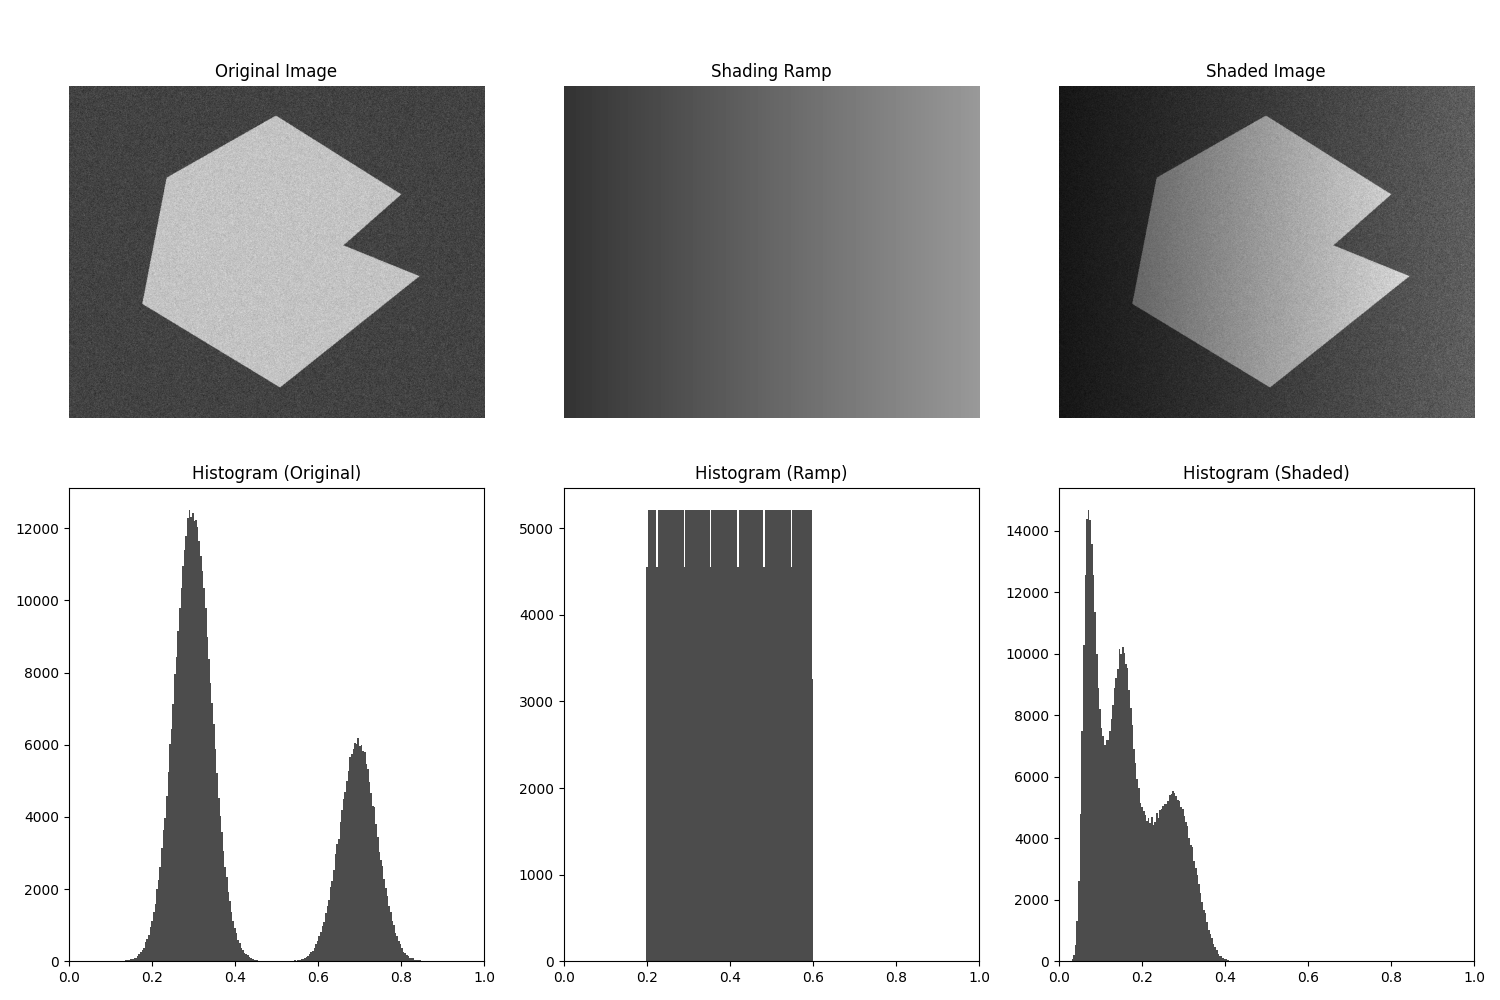

Reproduce this figure in Python.

import sys
import os
import numpy as np
import matplotlib.pyplot as plt
from skimage.io import imread
from skimage.util import img_as_float
from libDIPUM.ishade import ishade
from libDIPUM.data_path import dip_data

print("Running Figure1034 (Shading with ramp)...")

# Data
img_path = dip_data('Fig1036(b)(gaussian_noise_mean_0_std_10_added).tif')
fn_orig = imread(img_path)
if fn_orig.ndim == 3:
    fn_orig = fn_orig[:, :, 0]

M, N = fn_orig.shape

# r = ishade(M, N, 0.2, 0.6,'ramp', 0);
r = ishade(M, N, 0.2, 0.6, 'ramp', 0)

# fs=immultiply(im2double(fn),r);
fn = img_as_float(fn_orig)
fs = fn * r

# Display
fig, axes = plt.subplots(2, 3, figsize=(15, 10))
axes = axes.flatten()

axes[0].imshow(fn, cmap='gray')
axes[0].set_title('Original Image')
axes[0].axis('off')

axes[1].imshow(r, cmap='gray', vmin=0, vmax=1)
axes[1].set_title('Shading Ramp')
axes[1].axis('off')

axes[2].imshow(fs, cmap='gray')
axes[2].set_title('Shaded Image')
axes[2].axis('off')

# Histograms
# Range [0, 1]

axes[3].hist(fn.ravel(), bins=256, range=(0, 1), color='black', alpha=0.7)
axes[3].set_title('Histogram (Original)')
axes[3].set_xlim([0, 1])

axes[4].hist(r.ravel(), bins=256, range=(0, 1), color='black', alpha=0.7)
axes[4].set_title('Histogram (Ramp)')
axes[4].set_xlim([0, 1])

axes[5].hist(fs.ravel(), bins=256, range=(0, 1), color='black', alpha=0.7)
axes[5].set_title('Histogram (Shaded)')
axes[5].set_xlim([0, 1])

plt.tight_layout()
plt.savefig('Figure1034.png')
print("Saved Figure1034.png")
plt.show()
